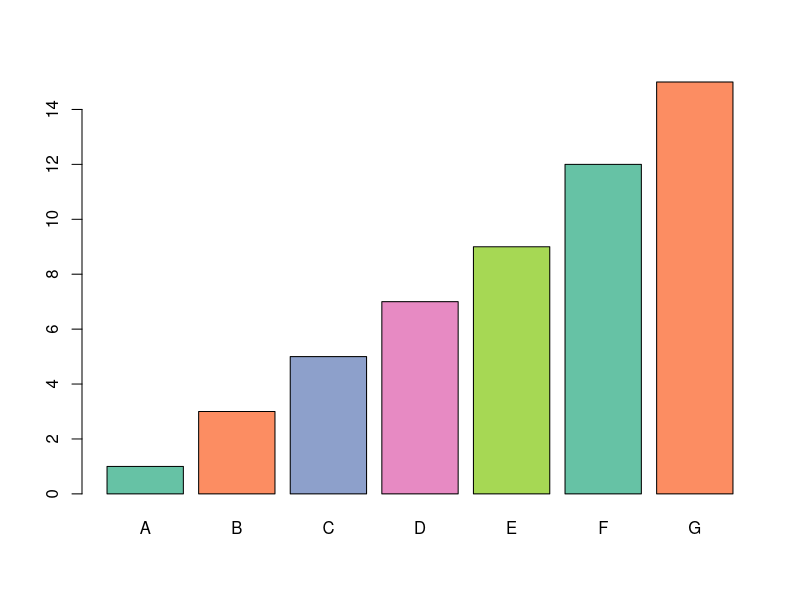

Generate this figure with R:
## ---- chunk 1
vector1 = c(1,3,5,7,9,12,15)
library(RColorBrewer)
coul <- brewer.pal(5,"Set2")
barplot(height = vector1,
        names.arg = c("A","B","C","D","E", "F", "G"),
        col = coul)
